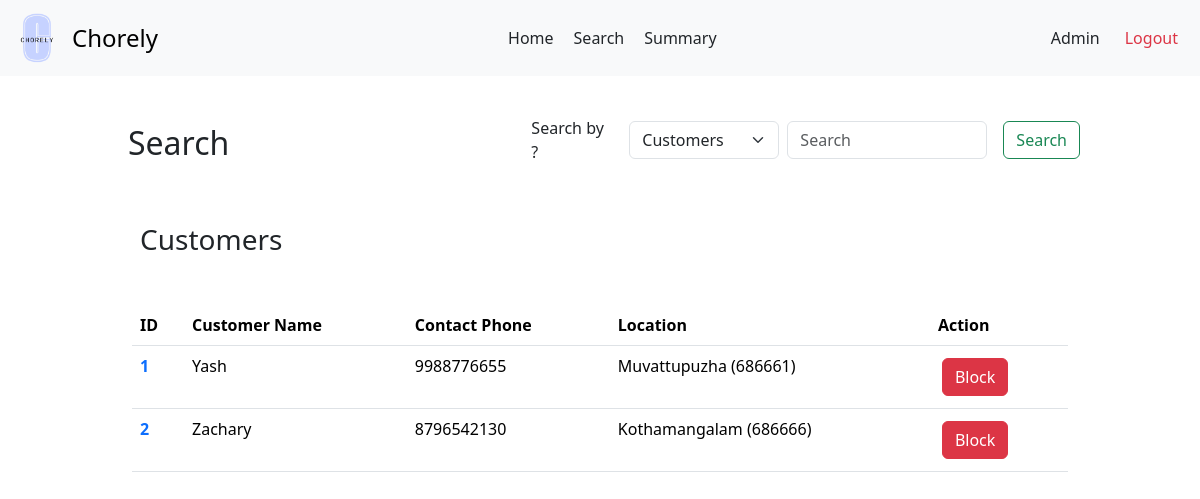
The app's page /admin/search with its own data.
### backend/models.py (models this page shows)
class Customers(db.Model):
    __tablename__ = 'Customers'
    customer_id = db.Column(db.Integer, primary_key=True, autoincrement=True)
    user_id = db.Column(db.Integer, db.ForeignKey('Users.user_id'), unique=True, nullable=False)
    name = db.Column(db.String)
    email = db.Column(db.String)
    address = db.Column(db.String)
    pin_code = db.Column(db.String)
    phone = db.Column(db.String)
    service_requests = db.relationship('ServiceRequests', backref='customer')

### backend/adminController.py (the view, shortened to what this page needs)
@app.route('/admin/search', methods = ['GET', 'POST'])
def admin_search():
  key = None
  all_customers = Customers.query.all()
  all_services = Services.query.all()
  all_requests = ServiceRequests.query.all()
  all_pros = ServiceProfessionals.query.all()
  if not key or key=='customers':
    return render_template('admin-search.html', results = all_customers, key='customers')
  elif key=='services':
    return render_template('admin-search.html', results = all_services, key='services')
  elif key=='requests':
    return render_template('admin-search.html', results = all_requests, key='requests')
  elif key=='professionals':
    return render_template('admin-search.html', results = all_pros, key='professionals')

### templates/admin-search.html (shortened to what this page needs)
<!DOCTYPE html>
<html lang="en">
<head>
  <link href="https://cdn.jsdelivr.net/npm/bootstrap@5.3.3/dist/css/bootstrap.min.css" rel="stylesheet">
  <link rel="stylesheet" href="{{ url_for('static', filename='prof-dash.css') }}">
  <link rel="stylesheet" href="{{ url_for('static', filename='navbar.css') }}">
</head>
<body>
  <nav class="navbar bg-body-tertiary">
    <div class="container-fluid">
      <a class="navbar-brand d-flex align-items-center" href="#" style="text-decoration: none;">
        <img src="{{ url_for('static', filename='logo.png') }}" alt="Chorely Logo" width="50px" height="50px" id="logo">
        <span style="font-size: 1.5rem;">Chorely</span>
      </a>
      <div style="display: flex;">
        <a class="nav-link active" aria-current="page" href="/admin">Home</a>
        <a class="nav-link" href="#">Search</a>
        <a class="nav-link" href="/admin/summary">Summary</a>
      </div>
      <div class="d-flex text text-end">
        <a class="nav-link" href="/admin/profile">Admin</a>
        <a class="nav-link text-danger" href="/userlogin">Logout</a>
      </div>
    </div>
  </nav>
  <div id="main">
    <div id="canvas">
      <br>
      <div class="text d-flex justify-content-between align-items-center">
        <h2 class="headings">Search</h2>
        <form class="d-flex align-items-center gap-2 flex-wrap" role="search" method="post" action="/admin/search">
          <label for="filter" class="form-label me-2 mb-0" style="width: 82px;">Search by ?</label>
          <select id="filter" class="form-select" style="width: 150px;" name="key" required>
            {% if not key or key=='customers' %}
              <option selected value="customers">Customers</option>
            {% elif key=='professionals' %}
              <option value="customers">Customers</option>
              <option selected value="professionals">Professionals</option>
              <option value="services">Services</option>
              <option value="requests">Requests</option>
            {% elif key=='services' %}
              <option value="customers">Customers</option>
              <option value="professionals">Professionals</option>
              <option selected value="services">Services</option>
              <option value="requests">Requests</option>
            {% elif key=='requests' %}
              <option value="customers">Customers</option>
              <option value="professionals">Professionals</option>
              <option value="services">Services</option>
              <option selected value="requests">Requests</option>
            {% endif %}
          </select>
          <input class="form-control me-2" type="search" placeholder="Search" style="width: 200px;" name="query_string">
          <button class="btn btn-outline-success" type="submit">Search</button>
        </form>
      </div>
      <div class="py-5">
        <div class="container">
          <div class="row hidden-md-up">
            {% if results | length ==0 %}
              <div class="text text-center">
                <h5 class="headings">No results found</h5>
              </div>
            {% else %}
              <div class="text"><h3 class="headings mb-5">{{ key | title }}</h3></div>
              {% if key=='customers' %}
                <div>
                  <table class="table">
                    <thead>
                      <tr>
                        <th scope="col">ID</th>
                        <th scope="col">Customer Name</th>
                        <th scope="col">Contact Phone</th>
                        <th scope="col">Location</th>
                        <th scope="col">Action</th>
                      </tr>
                    </thead>
                    <tbody>
                      {% for customer in results %}
                        <tr>
                          <th scope="row"><a href="/admin/view/customer/{{ customer.customer_id }}" class="text"> {{ loop.index }}</a></th>
                          <td>{{ customer.name }}</td>
                          <td>{{ customer.phone }}</td>
                          <td>{{ customer.address | title }} ({{ customer.pin_code }})</td>
                          {% if customer.user.is_blocked %}
                            <td style="display: flex;"><a href="/admin/unblock/customer/{{ customer.customer_id }}" class="btn btn-success">Unblock</a></td>
                          {% else %}
                            <td class="text text-success"><a href="/admin/block/customer/{{ customer.customer_id }}" class="btn btn-danger">Block</a></td>
                          {% endif %}
                        </tr>
                      {% endfor %}
                    </tbody>
                  </table>
                </div>
              {% endif %}
            {% endif %}
         </div>
        </div>
      </div>
  </div>
</body>
</html>

### static/prof-dash.css (style rules this page uses)
* { margin: 0px; }
#main, #canvas { margin-top: 90px; border: 2px none black; }
#canvas { width: 80%; margin: auto; height: max-content; padding-bottom: 100px; }
.headings { margin: 3px; padding-left: 5px; margin-top: 10px; }
table a { text-decoration: none; }
td a { margin: 4px; }

### static/navbar.css (style rules this page uses)
#logo { object-fit: contain ; margin-right: 10px; filter: brightness(1.1) contrast(1.1) saturate(1.2); filter: contrast(100%); }
.text-end { margin-right: 10px; }
.navbar { position: fixed; background-color: white; top: 0; left: 0; right: 0; height: max-content; z-index: 1000; }

### records on screen
Customers: name "Yash", phone "9988776655", address "Muvattupuzha", pin_code "686661"
Customers: name "Zachary", phone "8796542130", address "Kothamangalam", pin_code "686666"

### other values on screen
{{ key | title }} "Customers"
